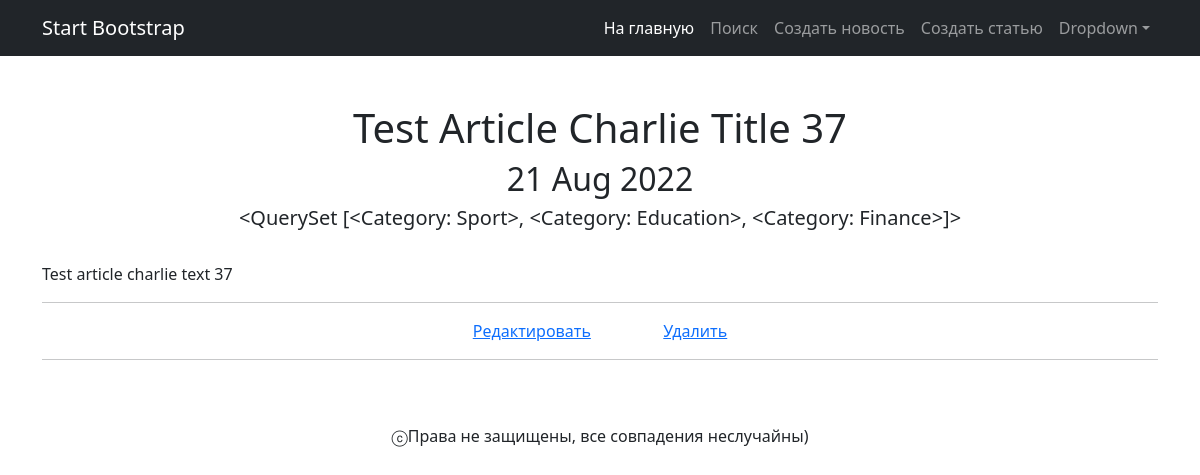
/news/173, run on the app's committed database.
### news/models.py (models this page shows, shortened)
class Post(models.Model):                   # table of news and articles
    author = models.ForeignKey(Author, on_delete=models.CASCADE)
    type = models.CharField(max_length=1, choices=POST_TYPES, default='A')
    time_in = models.DateTimeField(auto_now_add=True)
    title = models.CharField(max_length=255)
    text = models.TextField()
    rating = models.IntegerField(default=0)
    categories = models.ManyToManyField(Category, through='PostCategory')

class Category(models.Model):               # table of categories
    name = models.CharField(max_length=30, unique=True)
    def __str__(self):
        return self.name.title()

### news/views.py (the view)
# urls.py: path('<int:pk>', PostDetail.as_view(), name='post_detail'),
class PostDetail(DetailView):                   # responsible for detailed post output on a page
    model = Post
    template_name = 'post.html'
    context_object_name = 'post'

### news/templatetags/custom_filters.py (called while the page is built)
@register.filter()
def censor(string):                                             # modify string aka censor above words
    try:
        for word in CURSE_WORDS:
            if word in string.lower():
                string = re.sub(f'{word}|{word.capitalize()}',
                                lambda match: match.group()[:1] + "*" * len(match.group()[1:]),
                                string)
    except AttributeError as e:
        print(e)
    return string

### templates/post.html (shortened to what this page needs)
{% extends 'flatpages/default.html' %}
{% load custom_filters %}
{% block content %}
    <h1>{{ post.title|censor }}</h1>
    <h2>{{ post.time_in|date:'d M Y' }}</h2>
    <h5>{{ post.categories.all }}</h5>
    <div class="text-justify", style="white-space: pre-line">
        {{ post.text|censor }}
    </div>
<hr>
{% if post.type == 'N' %}
<div>
    <a href="/news/{{ post.pk }}/update/">Редактировать</a>
    &emsp;&emsp;&emsp;&emsp;
    <a href="/news/{{ post.pk }}/delete/">Удалить</a>
</div>
{% elif post.type == 'A' %}
<div>
    <a href="/articles/{{ post.pk }}/update/">Редактировать</a>
    <a href="/articles/{{ post.pk }}/delete/">Удалить</a>
</div>
{% endif %}
<hr>
{% endblock content %}

### templates/post.html (style rules this page uses)
.text-justify { text-align: justify; }

### data on the page
Post: title|censor "Test Article Charlie Title 37", time_in "21 Aug 2022", categories.all "<QuerySet [<Category: Sport>, <Category: Education>, <Category: Finance>]>", text|censor "Test article charlie text 37"
